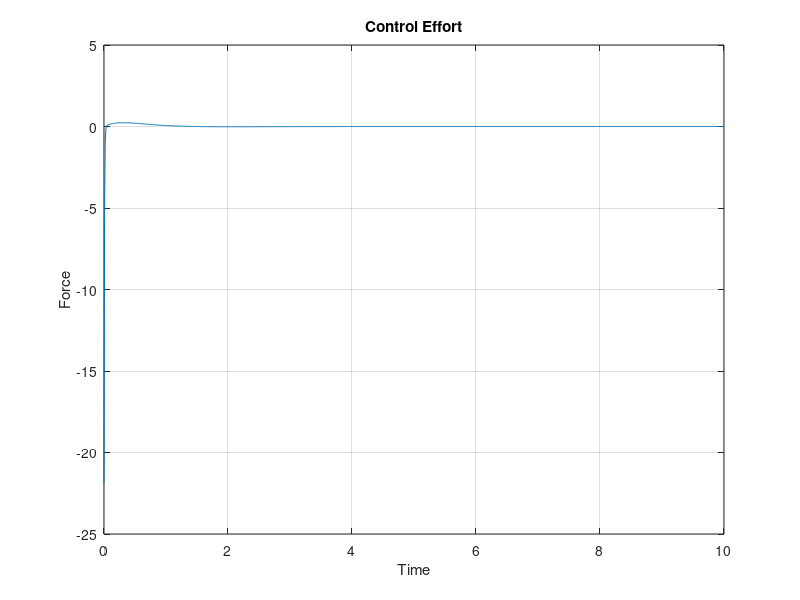
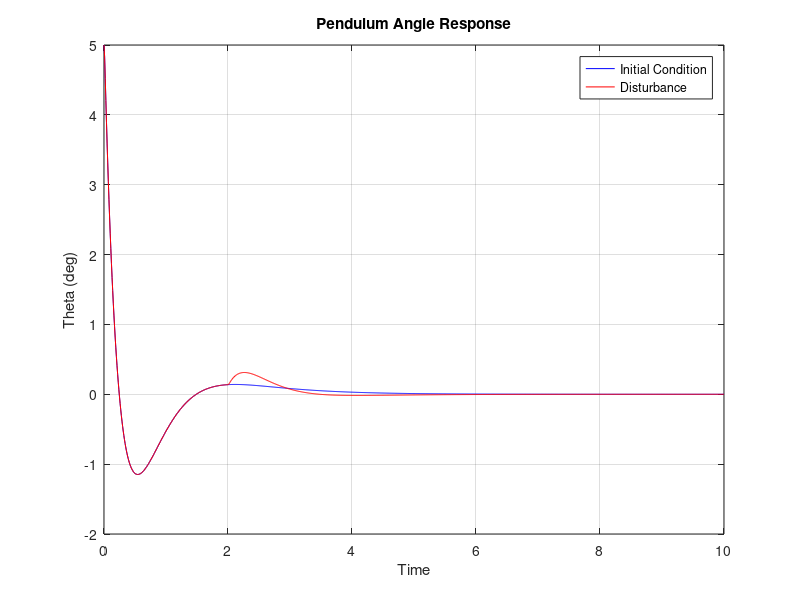

Here is the MATLAB script that generated these plots, in order: (Note: this script raises an error after producing the figures.)
%% =========================
%  Section 1: System Parameters
% =========================
M = 0.5; 
m = 0.2; 
l = 0.3; 
I = (1/3)*m*(l^2); 
b = 0.1; 
g = 9.81;

p = I*(M+m) + M*m*l^2;

%% =========================
%  Section 2: State-Space Model
% =========================
A = [0 1 0 0;
     0 -(I+m*l^2)*b/p (m^2*g*l^2)/p 0;
     0 0 0 1;
     0 -(m*l*b)/p m*g*l*(M+m)/p 0];

B = [0;
     (I+m*l^2)/p;
     0;
     m*l/p];

C = [1 0 0 0;
     0 0 1 0];

D = [0;0];

sys = ss(A,B,C,D);

disp('Eigenvalues:'), eig(A)
disp('Controllability Rank:'), rank(ctrb(A,B))
disp('Observability Rank:'), rank(obsv(A,C))

%% =========================
%  Section 3: LQR Controller
% =========================
Q = diag([1 1 10 1]);
R = 0.001;
K = lqr(A,B,Q,R);
Acl = A - B*K;

sys_cl = ss(Acl,B,C,D);

%% =========================
%  Section 4: Simulation Setup
% =========================
t = 0:0.01:10;
x0 = [0;0;5*pi/180;0];

%% =========================
%  Section 5: Initial Condition Response
% =========================
[y_ic,~,x_ic] = initial(sys_cl,x0,t);

%% =========================
%  Section 6: Disturbance Response
% =========================
u_dist = zeros(size(t));
u_dist(t>2) = 1;

[y_dist,~,x_dist] = lsim(sys_cl,u_dist,t,x0);

%% =========================
%  Section 7: Control Effort
% =========================
u = (-K*x_ic')';

figure;
plot(t,u)
title('Control Effort')
ylabel('Force')
xlabel('Time')
grid on

%% =========================
%  Section 8: Comparison Plot
% =========================
figure;
plot(t,x_ic(:,3)*(180/pi),'b', ...
     t,x_dist(:,3)*(180/pi),'r')
legend('Initial Condition','Disturbance')
title('Pendulum Angle Response')
ylabel('Theta (deg)')
xlabel('Time')
grid on

%% =========================
%  Section 9: Add Measurement Noise
% =========================
noise = 0.01*randn(size(y_dist));
y_noisy = y_dist + noise;

%% =========================
%  Section 10: Kalman Filter Design
% =========================
G = eye(4);
sys_kf = ss(A,[B G],C,[D zeros(2,4)]);

Qn = 0.01*eye(4);
Rn = 0.1*eye(2);

[kalmf,L,~] = kalman(sys_kf,Qn,Rn);

%% =========================
%  Section 11: Estimation
% =========================
[y_est,~,x_est] = lsim(kalmf,[u_dist y_noisy],t);

figure;
subplot(2,1,1)
plot(t,x_dist(:,3)*(180/pi),'b', ...
     t,x_est(:,3)*(180/pi),'r--')
legend('True','Estimated')
title('Theta Estimation')

subplot(2,1,2)
plot(t,x_dist(:,2),'b', ...
     t,x_est(:,2),'r--')
legend('True','Estimated')
title('Velocity Estimation')

%% =========================
%  Section 12: LQG Simulation
% =========================
dt = 0.01;
x = x0;
x_hat = x0;

x_hist = [];
xhat_hist = [];

for i = 1:length(t)
    
    u = -K*x_hat;
    
    x_dot = A*x + B*u;
    x = x + x_dot*dt;
    
    y = C*x + 0.01*randn(2,1);
    
    xhat_dot = A*x_hat + B*u + L*(y - C*x_hat);
    x_hat = x_hat + xhat_dot*dt;
    
    x_hist(:,i) = x;
    xhat_hist(:,i) = x_hat;
end

figure;
plot(t,x_hist(3,:)*(180/pi),'b', ...
     t,xhat_hist(3,:)*(180/pi),'r--')
legend('True','Estimated')
title('LQG Control Performance')
xlabel('Time')
ylabel('Theta (deg)')
grid on
